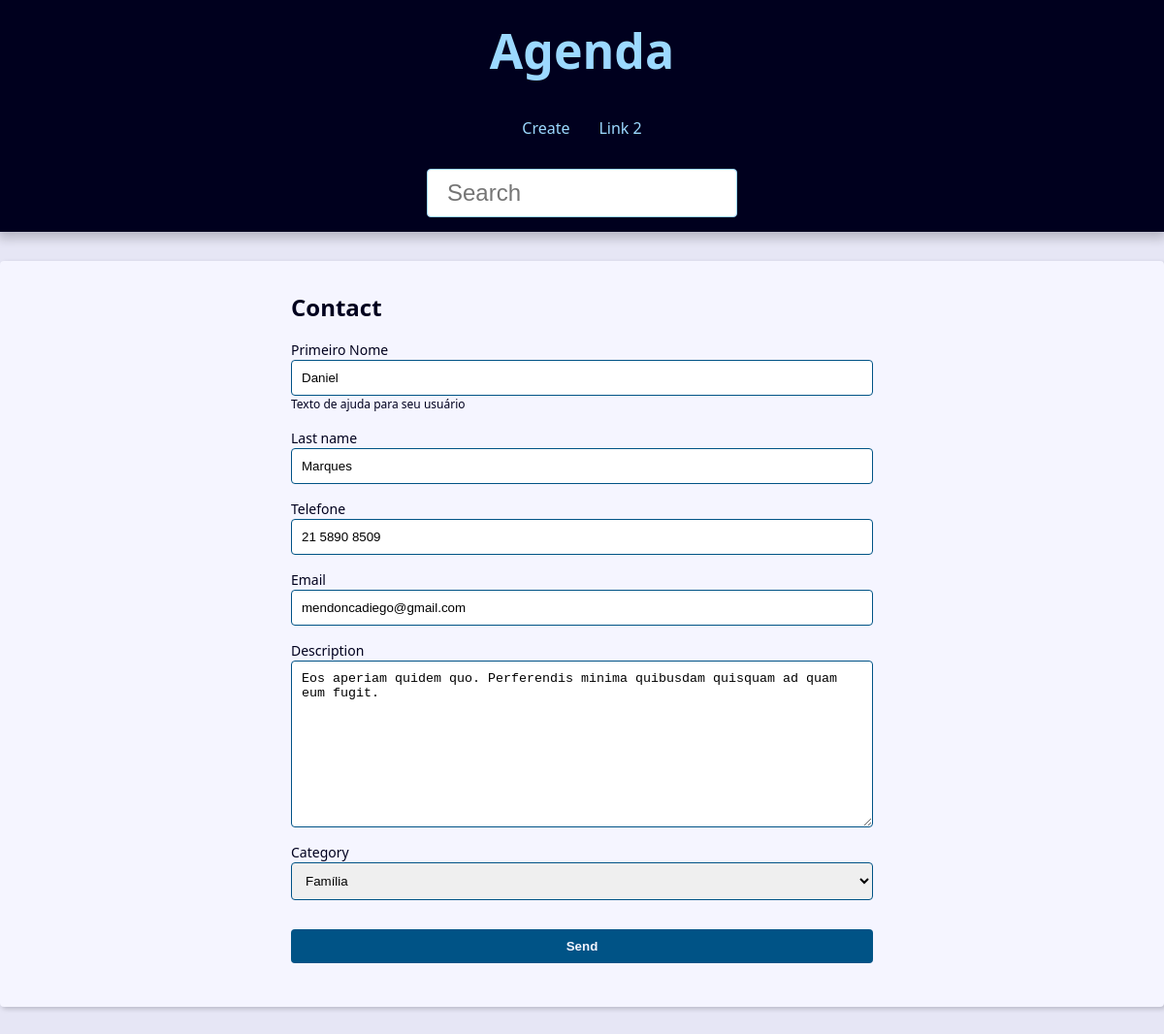
/contact/5/update/, run on the app's committed database.
### contact/models.py (models this page shows, shortened)
class Contact(models.Model):
    first_name = models.CharField(max_length=50,)
    last_name = models.CharField(max_length=50, blank=True)
    phone = models.CharField(max_length=50, verbose_name='Telefone')
    email = models.EmailField(max_length=25,  blank=True)
    created_date = models.DateTimeField(default=timezone.now)
    description = models.TextField(blank=True)
    show =  models.BooleanField(default=True)
    picture = models.ImageField(blank=True, upload_to='pictures/%Y/%m/')
    category = models.ForeignKey(
        Category,
        on_delete=models.SET_NULL,
        blank=True, null=True
    )
    owner = models.ForeignKey(
        User,
        on_delete=models.SET_NULL,
        blank=True, null=True
    )

### contact/views/contact_forms.py (the view, shortened to what this page needs)
# urls.py: path('contact/<int:contact_id>/update/', views.update, name='update'),
def update(request, contact_id):
    contact = get_object_or_404(Contact, pk=contact_id, show=True)
    form_action = reverse('contact:update', args=(contact_id,))
    context = {
        'form': ContactForm(instance=contact),
        'form_action': form_action,
    }
    return render(
        request,
        'contact/create.html',
        context
    )

### contact/forms.py (shortened to what this page needs)
class ContactForm(forms.ModelForm):
    first_name = forms.CharField(
        widget=forms.TextInput(
            attrs={
                'class':'classe-a classe-b',
                'placeholder': 'Aqui veio do init',
            }
        ),
        label='Primeiro Nome',
        help_text='Texto de ajuda para seu usuário'
    )
    def __init__(self, *args, **kwargs):
        super().__init__(*args, **kwargs)
    class Meta:
        model = models.Contact
        fields = (
            'first_name', 'last_name', 'phone',
            'email', 'description', 'category',
        )

### contact/models.py (called while the page is built)
    def __str__(self) -> str:
        return self.name

### contact/templates/contact/create.html (shortened to what this page needs)
{% extends "global/base.html" %}
{% block content %}
    <div class="form-wrapper">
        <h2>Contact</h2>
        <form
        action="{{ form_action }}"
        method="POST"
        enctype="multipart/form-data"
        >
        <div class="form-content">
            {% for field in form %}
                <div class="form-group">
                    <label for="{{ field.id_for_label }}">{{ field.label }}</label>
                    {{ field }}
                    {% if field.help_text %}
                        <p class="help-text">{{ field.help_text }}</p>
                    {% endif %}
                </div>
            {% endfor %}
        </div>
        <div class="form-content">
            <div class="form-group">
            <button class="btn" type="submit">Send</button>
            </div>
        </div>
        </form>
    </div>
{% endblock content %}

### base_static/global/css/style.css (style rules this page uses)
:root { --spacing: 1.5rem; --link-dark-color: rgb(0, 83, 134); --link-light-color: rgb(156, 217, 255); --clr-white: rgb(245, 245, 255); --clr-black: rgb(0, 0, 30); --clr-light-gray: rgb(230, 230, 245); --clr-dark-shadow-5: rgba(0, 0, 10, 5%); --clr-dark-shadow-10: rgba(0, 0, 10, 10%); --clr-dark-shadow-20: rgba(0, 0, 10, 20%); --clr-light-shadow-5: rgba(200, 200, 255, 5%); --clr-light-shadow-10: rgba(200, 200, 255, 10%); --clr-light-shadow-20: rgba(200, 200, 255, 20%); --main-page-width: 120rem; --table-min-width: 60rem; --biggest-font-size: 5rem; --bigger-font-size: 4rem; --big-font-size: 3.2rem; --medium-font-size: 2.4rem; --small-font-size: 1.6rem; --smaller-font-size: 1.4rem; --smallest-font-size: 1.2rem; --transition-fast: 300ms; --transition-medium: 600ms; --transition-slow: 1s; --default-border-radius: 4px; }
*, *::before, *::after { margin: 0; padding: 0; box-sizing: border-box; }
html { font-size: 62.5%; }
body { font-family: system-ui, -apple-system, BlinkMacSystemFont, 'Segoe UI', Roboto, Oxygen, Ubuntu, Cantarell, 'Open Sans', 'Helvetica Neue', sans-serif; line-height: 1.5; font-size: var(--small-font-size); color: var(--clr-black); -webkit-font-smoothing: antialiased; background: var(--clr-light-gray); }
.form-wrapper { max-width: 60rem; margin: var(--spacing) auto; }
.form-content { margin: var(--spacing) 0; }
.form-group { display: flex; flex-direction: column; padding-bottom: var(--spacing); }
.form-group p { margin: 1em 0; }
.form-group .help-text, .form-group .help-text ~ ul { margin: 0; font-size: var(--smallest-font-size); list-style: none; }
.form-group input, .form-group textarea, .form-group select { padding: 1rem; border-radius: var(--default-border-radius); border: 1px solid var(--link-dark-color); }
.form-group label { font-size: var(--smaller-font-size); }
.btn { background-color: var(--link-dark-color); color: var(--clr-white); font-weight: bold; border: none; padding: 1rem 2rem; border-radius: var(--default-border-radius); cursor: pointer; transition: filter var(--transition-fast) ease-in-out; }

### data on the page
Contact: form "Daniel" "Marques" "21 5890 8509" "mendoncadiego@gmail.com" "Eos aperiam quidem quo. Perferendis minima quibusdam quisquam ad quam eum fugit." "Família"

### other printed values
{{ field.label }} "Primeiro Nome" "Last name" "Telefone" "Email" "Description" "Category"
{{ field.help_text }} "Texto de ajuda para seu usuário"
